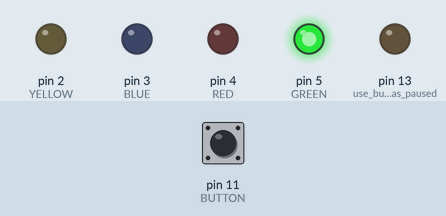
Recording of a sketch running on a simulated Arduino Uno, built with avr-gcc and run on an emulated ATmega328P. Shown: output pins drawn as LEDs (lit = HIGH). Dashed ring = blinking. The inputs (shaded band) are chosen by the test bench; at power-on: pin 11 (BUTTON) LOW.

Above: at 1.2 s.
1.3 s: pin 11 (BUTTON) pulled HIGH for 0.15 s
At 2.0 s:
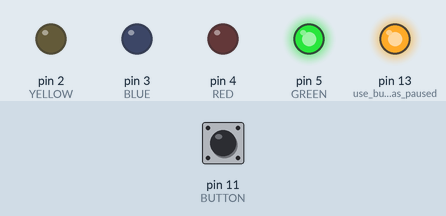
3.0 s: pin 11 (BUTTON) pulled HIGH for 0.15 s
At 4.3 s:
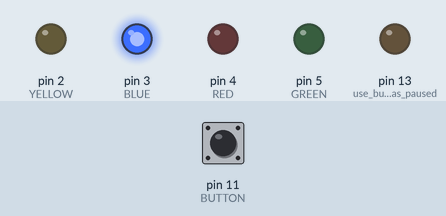
6.1 s: pin 11 (BUTTON) pulled HIGH for 1 s
At 8.0 s:
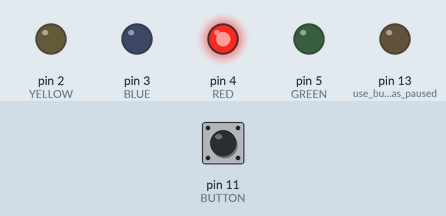
9.1 s: pin 11 (BUTTON) pulled HIGH for 3.2 s
At 13.4 s:
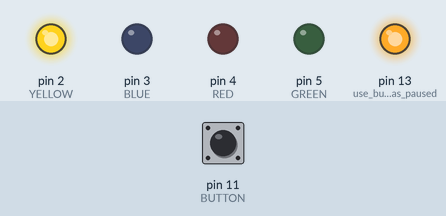
13.8 s: pin 11 (BUTTON) driven HIGH
At 15.43 s:
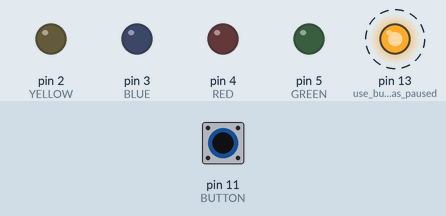
16.8 s: pin 11 (BUTTON) driven LOW
At 18.2 s:
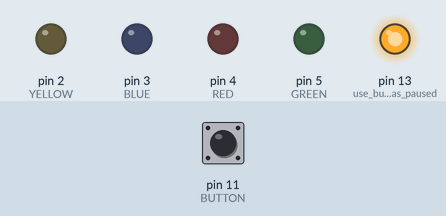
Timing chart, 0 to 19.3 s (numbered marks = the images above; inputs shaded):
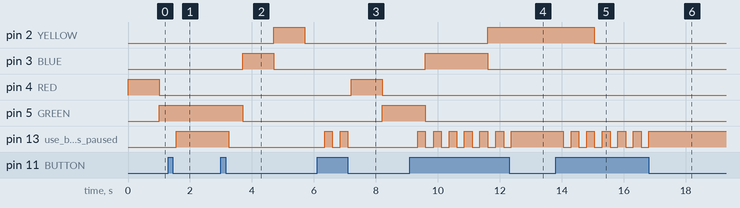

Measured:
- after the input at 1.3 s, pin 3 (BLUE): stays LOW (without the input it goes to HIGH after 0.70 s); pin 5 (GREEN): stays HIGH (without the input it goes to LOW after 0.70 s); pin 13 (use_builtin_LED_as_paused): LOW → HIGH after 0.25 s
- after the input at 3.0 s, pin 2 (YELLOW): LOW → HIGH after 1.7 s, → LOW 1.0 s later; pin 3 (BLUE): LOW → HIGH after 0.70 s, → LOW 1.0 s later; pin 5 (GREEN): HIGH → LOW after 0.70 s; pin 13 (use_builtin_LED_as_paused): HIGH → LOW after 0.25 s
- after the input at 6.1 s, pin 3 (BLUE): stays LOW (without the input it goes to HIGH after 2.6 s); pin 13 (use_builtin_LED_as_paused): alternates HIGH for 0.25 s and LOW for 0.25 s, 4 changes in all, then stays LOW, starting after 0.25 s
- after the input at 9.1 s, pin 4 (RED): stays LOW (without the input it goes to HIGH after 3.1 s); pin 13 (use_builtin_LED_as_paused): alternates HIGH for 0.25 s and LOW for 0.25 s, 13 changes in all, then stays HIGH, starting after 0.25 s
- after the input at 13.8 s, pin 2 (YELLOW): HIGH → LOW after 1.3 s; pin 13 (use_builtin_LED_as_paused): alternates HIGH for 0.25 s and LOW for 0.25 s, starting after 0.25 s
- after the input at 16.8 s, pin 4 (RED): stays LOW (without the input it goes to HIGH after 0.26 s); pin 5 (GREEN): stays LOW (without the input it goes to HIGH after 2.3 s); pin 13 (use_builtin_LED_as_paused): goes on until 16.8 s, then stays HIGH

The sketch:

Lab1.ino
```cpp
const int GREEN = 5;
const int RED = 4;
const int BLUE = 3;
const int YELLOW = 2;
const int BUTTON = 11;

void setup()
{
  pinMode(GREEN, OUTPUT);
  pinMode(RED, OUTPUT);
  pinMode(BLUE, OUTPUT);
  pinMode(YELLOW, OUTPUT);
  pinMode(BUTTON, INPUT);
  pinMode(LED_BUILTIN, OUTPUT); // use builtin LED as paused indicator

  digitalWrite(GREEN, LOW);  // turn the LED off (LOW is the voltage level)
  digitalWrite(RED, LOW);    // turn the LED off (LOW is the voltage level)
  digitalWrite(BLUE, LOW);   // turn the LED off (LOW is the voltage level)
  digitalWrite(YELLOW, LOW); // turn the LED off (LOW is the voltage level)
}

void loop()
{
  // 1st
  blink(RED, 1000);

  // 2nd
  blink(GREEN, 1000);

  // 3rd
  blink(BLUE, 1000);

  // 4th
  blink(YELLOW, 1000);

  // 5th
  wait(1000); // wait 1000ms
}

// Function to blink the LED
void blink(int led, long duration)
{
  digitalWrite(led, HIGH); // turn the LED on (HIGH is the voltage level)
  wait(duration);          // wait 1000ms
  digitalWrite(led, LOW);  // turn the LED off by making the voltage low
}

// Our interpretation of the guide is that the system remains paused between button presses
// and not while the button is pressed
void wait(unsigned long duration)
{
  unsigned long current_time = millis();
  bool paused = false;
  delay(10);

  while (millis() - current_time < duration)
  {

    // Toggle paused state when button is pressed
    if (digitalRead(BUTTON) == HIGH)
    {
      paused = !paused;
      duration -= millis() - current_time; // Deduct already elapsed time from duration
      delay(250);                          // Buffer wait to allow button to depress
    }

    // Freeze time when state is paused
    if (paused)
    {
      digitalWrite(LED_BUILTIN, HIGH);
      current_time = millis();
    }
    else
    {
      digitalWrite(LED_BUILTIN, LOW);
    }
  }
}
```
